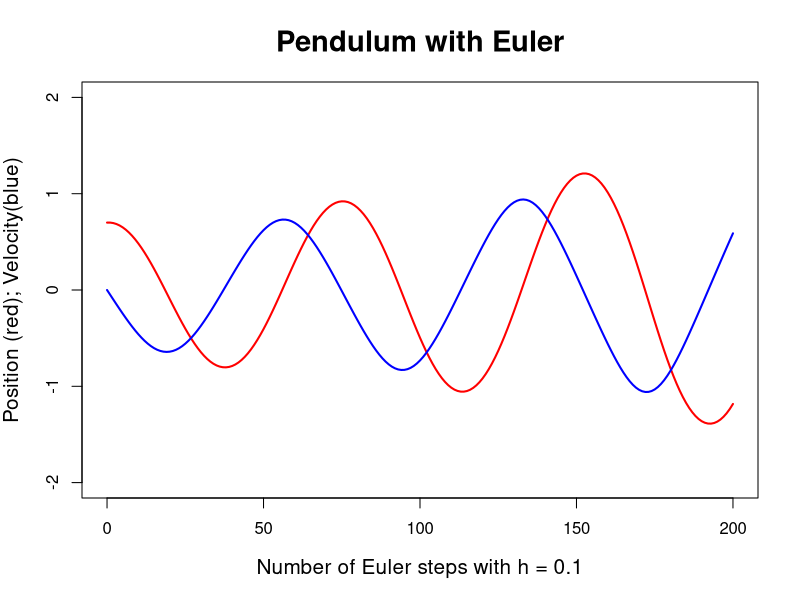

R code for this plot:
# DESCRIPTION	: This program uses Eular's algorithm to compute the solution of the frictionless planar pendulum.

# Write to PNG
png("Pendulum_with_Euler.png", bg = "lightgray", width = 700, height = 700)

# Variables
step_size = 0.1
num_of_steps = 200 
time = seq(from = 0, to = 200, by = 1)

g = 1		# gravity
l = 1.3	# length
x = 0.7	# initial position
y = 0		# initial velocity

# Output Step 0
cat("Step =", 0, "\t", "Position =", x[1], "\t", "Initial Velocity =", 0, "\n") 

# Output Step 1 to 200
for(i in (1:(num_of_steps))) {
	# Pair of ODE equations
	x[i+1] = x[i] + step_size * y[i]				
	y[i+1] = y[i] + step_size * (-g/l) * sin(x[i])
	
	# Print out values to be compared with Phaser
	cat("Step =", i, "\t", "Position =", x[i+1], "\t", "Velocity =", y[i+1],  		    "\n")
}

# Plot time on x-axis and position (variable x)
# Shows position and the angular velocity of the pendulum
plot(time, x , main = "Pendulum with Euler",
		   xlim = c(0, 200),
		   ylim = c(-2, 2),
		   xlab = "Number of Euler steps with h = 0.1",
		   ylab = "Position (red); Velocity(blue)",
		   col = "red",
		   type = "l",
		   lwd = 2,
		   cex.main = 1.75, cex.lab = 1.25, cex.axis = 1)

# Plot the velocity(variable y) by adding onto existing plot using points()
points(time, y, col = "blue",
          	     type = "l",
                lwd = 2)
dev.off()
